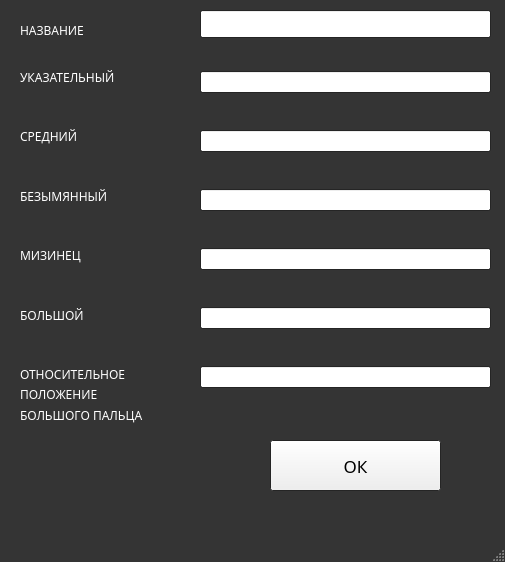
<?xml version="1.0" encoding="UTF-8"?>
<ui version="4.0">
 <class>AddAction</class>
 <widget class="QMainWindow" name="AddAction">
  <property name="geometry">
   <rect>
    <x>0</x>
    <y>0</y>
    <width>505</width>
    <height>562</height>
   </rect>
  </property>
  <property name="palette">
   <palette>
    <active>
     <colorrole role="Base">
      <brush brushstyle="SolidPattern">
       <color alpha="255">
        <red>255</red>
        <green>255</green>
        <blue>255</blue>
       </color>
      </brush>
     </colorrole>
     <colorrole role="Window">
      <brush brushstyle="SolidPattern">
       <color alpha="255">
        <red>52</red>
        <green>52</green>
        <blue>52</blue>
       </color>
      </brush>
     </colorrole>
    </active>
    <inactive>
     <colorrole role="Base">
      <brush brushstyle="SolidPattern">
       <color alpha="255">
        <red>255</red>
        <green>255</green>
        <blue>255</blue>
       </color>
      </brush>
     </colorrole>
     <colorrole role="Window">
      <brush brushstyle="SolidPattern">
       <color alpha="255">
        <red>52</red>
        <green>52</green>
        <blue>52</blue>
       </color>
      </brush>
     </colorrole>
    </inactive>
    <disabled>
     <colorrole role="Base">
      <brush brushstyle="SolidPattern">
       <color alpha="255">
        <red>52</red>
        <green>52</green>
        <blue>52</blue>
       </color>
      </brush>
     </colorrole>
     <colorrole role="Window">
      <brush brushstyle="SolidPattern">
       <color alpha="255">
        <red>52</red>
        <green>52</green>
        <blue>52</blue>
       </color>
      </brush>
     </colorrole>
    </disabled>
   </palette>
  </property>
  <property name="windowTitle">
   <string>Новое движение</string>
  </property>
  <widget class="QWidget" name="centralwidget">
   <widget class="QLabel" name="label_7">
    <property name="geometry">
     <rect>
      <x>20</x>
      <y>379</y>
      <width>131</width>
      <height>31</height>
     </rect>
    </property>
    <property name="palette">
     <palette>
      <active>
       <colorrole role="WindowText">
        <brush brushstyle="SolidPattern">
         <color alpha="255">
          <red>255</red>
          <green>255</green>
          <blue>255</blue>
         </color>
        </brush>
       </colorrole>
      </active>
      <inactive>
       <colorrole role="WindowText">
        <brush brushstyle="SolidPattern">
         <color alpha="255">
          <red>255</red>
          <green>255</green>
          <blue>255</blue>
         </color>
        </brush>
       </colorrole>
      </inactive>
      <disabled>
       <colorrole role="WindowText">
        <brush brushstyle="SolidPattern">
         <color alpha="255">
          <red>190</red>
          <green>190</green>
          <blue>190</blue>
         </color>
        </brush>
       </colorrole>
      </disabled>
     </palette>
    </property>
    <property name="font">
     <font>
      <family>Comfortaa</family>
     </font>
    </property>
    <property name="text">
     <string>ПОЛОЖЕНИЕ</string>
    </property>
   </widget>
   <widget class="QLabel" name="label_8">
    <property name="geometry">
     <rect>
      <x>20</x>
      <y>380</y>
      <width>181</width>
      <height>71</height>
     </rect>
    </property>
    <property name="palette">
     <palette>
      <active>
       <colorrole role="WindowText">
        <brush brushstyle="SolidPattern">
         <color alpha="255">
          <red>255</red>
          <green>255</green>
          <blue>255</blue>
         </color>
        </brush>
       </colorrole>
       <colorrole role="Text">
        <brush brushstyle="SolidPattern">
         <color alpha="255">
          <red>255</red>
          <green>255</green>
          <blue>255</blue>
         </color>
        </brush>
       </colorrole>
       <colorrole role="PlaceholderText">
        <brush brushstyle="SolidPattern">
         <color alpha="128">
          <red>255</red>
          <green>255</green>
          <blue>255</blue>
         </color>
        </brush>
       </colorrole>
      </active>
      <inactive>
       <colorrole role="WindowText">
        <brush brushstyle="SolidPattern">
         <color alpha="255">
          <red>255</red>
          <green>255</green>
          <blue>255</blue>
         </color>
        </brush>
       </colorrole>
       <colorrole role="Text">
        <brush brushstyle="SolidPattern">
         <color alpha="255">
          <red>255</red>
          <green>255</green>
          <blue>255</blue>
         </color>
        </brush>
       </colorrole>
       <colorrole role="PlaceholderText">
        <brush brushstyle="SolidPattern">
         <color alpha="128">
          <red>255</red>
          <green>255</green>
          <blue>255</blue>
         </color>
        </brush>
       </colorrole>
      </inactive>
      <disabled>
       <colorrole role="WindowText">
        <brush brushstyle="SolidPattern">
         <color alpha="255">
          <red>190</red>
          <green>190</green>
          <blue>190</blue>
         </color>
        </brush>
       </colorrole>
       <colorrole role="Text">
        <brush brushstyle="SolidPattern">
         <color alpha="255">
          <red>190</red>
          <green>190</green>
          <blue>190</blue>
         </color>
        </brush>
       </colorrole>
       <colorrole role="PlaceholderText">
        <brush brushstyle="SolidPattern">
         <color alpha="128">
          <red>0</red>
          <green>0</green>
          <blue>0</blue>
         </color>
        </brush>
       </colorrole>
      </disabled>
     </palette>
    </property>
    <property name="font">
     <font>
      <family>Comfortaa</family>
     </font>
    </property>
    <property name="text">
     <string>БОЛЬШОГО ПАЛЬЦА</string>
    </property>
   </widget>
   <widget class="QPushButton" name="pushButton">
    <property name="geometry">
     <rect>
      <x>270</x>
      <y>440</y>
      <width>171</width>
      <height>51</height>
     </rect>
    </property>
    <property name="font">
     <font>
      <family>Comfortaa</family>
      <pointsize>13</pointsize>
     </font>
    </property>
    <property name="text">
     <string>ОК</string>
    </property>
   </widget>
   <widget class="QLabel" name="label_9">
    <property name="geometry">
     <rect>
      <x>20</x>
      <y>20</y>
      <width>121</width>
      <height>20</height>
     </rect>
    </property>
    <property name="palette">
     <palette>
      <active>
       <colorrole role="WindowText">
        <brush brushstyle="SolidPattern">
         <color alpha="255">
          <red>255</red>
          <green>255</green>
          <blue>255</blue>
         </color>
        </brush>
       </colorrole>
      </active>
      <inactive>
       <colorrole role="WindowText">
        <brush brushstyle="SolidPattern">
         <color alpha="255">
          <red>255</red>
          <green>255</green>
          <blue>255</blue>
         </color>
        </brush>
       </colorrole>
      </inactive>
      <disabled>
       <colorrole role="WindowText">
        <brush brushstyle="SolidPattern">
         <color alpha="255">
          <red>190</red>
          <green>190</green>
          <blue>190</blue>
         </color>
        </brush>
       </colorrole>
      </disabled>
     </palette>
    </property>
    <property name="font">
     <font>
      <family>Comfortaa</family>
     </font>
    </property>
    <property name="text">
     <string>НАЗВАНИЕ</string>
    </property>
   </widget>
   <widget class="QLineEdit" name="nameLine">
    <property name="geometry">
     <rect>
      <x>200</x>
      <y>10</y>
      <width>291</width>
      <height>28</height>
     </rect>
    </property>
   </widget>
   <widget class="QWidget" name="">
    <property name="geometry">
     <rect>
      <x>20</x>
      <y>50</y>
      <width>175</width>
      <height>351</height>
     </rect>
    </property>
    <layout class="QVBoxLayout" name="verticalLayout_2">
     <item>
      <widget class="QLabel" name="label">
       <property name="palette">
        <palette>
         <active>
          <colorrole role="WindowText">
           <brush brushstyle="SolidPattern">
            <color alpha="255">
             <red>255</red>
             <green>255</green>
             <blue>255</blue>
            </color>
           </brush>
          </colorrole>
          <colorrole role="Text">
           <brush brushstyle="SolidPattern">
            <color alpha="255">
             <red>255</red>
             <green>255</green>
             <blue>255</blue>
            </color>
           </brush>
          </colorrole>
          <colorrole role="PlaceholderText">
           <brush brushstyle="SolidPattern">
            <color alpha="128">
             <red>255</red>
             <green>255</green>
             <blue>255</blue>
            </color>
           </brush>
          </colorrole>
         </active>
         <inactive>
          <colorrole role="WindowText">
           <brush brushstyle="SolidPattern">
            <color alpha="255">
             <red>255</red>
             <green>255</green>
             <blue>255</blue>
            </color>
           </brush>
          </colorrole>
          <colorrole role="Text">
           <brush brushstyle="SolidPattern">
            <color alpha="255">
             <red>255</red>
             <green>255</green>
             <blue>255</blue>
            </color>
           </brush>
          </colorrole>
          <colorrole role="PlaceholderText">
           <brush brushstyle="SolidPattern">
            <color alpha="128">
             <red>255</red>
             <green>255</green>
             <blue>255</blue>
            </color>
           </brush>
          </colorrole>
         </inactive>
         <disabled>
          <colorrole role="WindowText">
           <brush brushstyle="SolidPattern">
            <color alpha="255">
             <red>190</red>
             <green>190</green>
             <blue>190</blue>
            </color>
           </brush>
          </colorrole>
          <colorrole role="Text">
           <brush brushstyle="SolidPattern">
            <color alpha="255">
             <red>190</red>
             <green>190</green>
             <blue>190</blue>
            </color>
           </brush>
          </colorrole>
          <colorrole role="PlaceholderText">
           <brush brushstyle="SolidPattern">
            <color alpha="128">
             <red>0</red>
             <green>0</green>
             <blue>0</blue>
            </color>
           </brush>
          </colorrole>
         </disabled>
        </palette>
       </property>
       <property name="font">
        <font>
         <family>Comfortaa</family>
        </font>
       </property>
       <property name="text">
        <string>УКАЗАТЕЛЬНЫЙ</string>
       </property>
      </widget>
     </item>
     <item>
      <widget class="QLabel" name="label_2">
       <property name="palette">
        <palette>
         <active>
          <colorrole role="WindowText">
           <brush brushstyle="SolidPattern">
            <color alpha="255">
             <red>255</red>
             <green>255</green>
             <blue>255</blue>
            </color>
           </brush>
          </colorrole>
          <colorrole role="Text">
           <brush brushstyle="SolidPattern">
            <color alpha="255">
             <red>255</red>
             <green>255</green>
             <blue>255</blue>
            </color>
           </brush>
          </colorrole>
          <colorrole role="PlaceholderText">
           <brush brushstyle="SolidPattern">
            <color alpha="128">
             <red>255</red>
             <green>255</green>
             <blue>255</blue>
            </color>
           </brush>
          </colorrole>
         </active>
         <inactive>
          <colorrole role="WindowText">
           <brush brushstyle="SolidPattern">
            <color alpha="255">
             <red>255</red>
             <green>255</green>
             <blue>255</blue>
            </color>
           </brush>
          </colorrole>
          <colorrole role="Text">
           <brush brushstyle="SolidPattern">
            <color alpha="255">
             <red>255</red>
             <green>255</green>
             <blue>255</blue>
            </color>
           </brush>
          </colorrole>
          <colorrole role="PlaceholderText">
           <brush brushstyle="SolidPattern">
            <color alpha="128">
             <red>255</red>
             <green>255</green>
             <blue>255</blue>
            </color>
           </brush>
          </colorrole>
         </inactive>
         <disabled>
          <colorrole role="WindowText">
           <brush brushstyle="SolidPattern">
            <color alpha="255">
             <red>190</red>
             <green>190</green>
             <blue>190</blue>
            </color>
           </brush>
          </colorrole>
          <colorrole role="Text">
           <brush brushstyle="SolidPattern">
            <color alpha="255">
             <red>190</red>
             <green>190</green>
             <blue>190</blue>
            </color>
           </brush>
          </colorrole>
          <colorrole role="PlaceholderText">
           <brush brushstyle="SolidPattern">
            <color alpha="128">
             <red>0</red>
             <green>0</green>
             <blue>0</blue>
            </color>
           </brush>
          </colorrole>
         </disabled>
        </palette>
       </property>
       <property name="font">
        <font>
         <family>Comfortaa</family>
        </font>
       </property>
       <property name="text">
        <string>СРЕДНИЙ</string>
       </property>
      </widget>
     </item>
     <item>
      <widget class="QLabel" name="label_3">
       <property name="palette">
        <palette>
         <active>
          <colorrole role="WindowText">
           <brush brushstyle="SolidPattern">
            <color alpha="255">
             <red>255</red>
             <green>255</green>
             <blue>255</blue>
            </color>
           </brush>
          </colorrole>
          <colorrole role="Text">
           <brush brushstyle="SolidPattern">
            <color alpha="255">
             <red>255</red>
             <green>255</green>
             <blue>255</blue>
            </color>
           </brush>
          </colorrole>
          <colorrole role="PlaceholderText">
           <brush brushstyle="SolidPattern">
            <color alpha="128">
             <red>255</red>
             <green>255</green>
             <blue>255</blue>
            </color>
           </brush>
          </colorrole>
         </active>
         <inactive>
          <colorrole role="WindowText">
           <brush brushstyle="SolidPattern">
            <color alpha="255">
             <red>255</red>
             <green>255</green>
             <blue>255</blue>
            </color>
           </brush>
          </colorrole>
          <colorrole role="Text">
           <brush brushstyle="SolidPattern">
            <color alpha="255">
             <red>255</red>
             <green>255</green>
             <blue>255</blue>
            </color>
           </brush>
          </colorrole>
          <colorrole role="PlaceholderText">
           <brush brushstyle="SolidPattern">
            <color alpha="128">
             <red>255</red>
             <green>255</green>
             <blue>255</blue>
            </color>
           </brush>
          </colorrole>
         </inactive>
         <disabled>
          <colorrole role="WindowText">
           <brush brushstyle="SolidPattern">
            <color alpha="255">
             <red>190</red>
             <green>190</green>
             <blue>190</blue>
            </color>
           </brush>
          </colorrole>
          <colorrole role="Text">
           <brush brushstyle="SolidPattern">
            <color alpha="255">
             <red>190</red>
             <green>190</green>
             <blue>190</blue>
            </color>
           </brush>
          </colorrole>
          <colorrole role="PlaceholderText">
           <brush brushstyle="SolidPattern">
            <color alpha="128">
             <red>0</red>
             <green>0</green>
             <blue>0</blue>
            </color>
           </brush>
          </colorrole>
         </disabled>
        </palette>
       </property>
       <property name="font">
        <font>
         <family>Comfortaa</family>
        </font>
       </property>
       <property name="text">
        <string>БЕЗЫМЯННЫЙ</string>
       </property>
      </widget>
     </item>
     <item>
      <widget class="QLabel" name="label_4">
       <property name="palette">
        <palette>
         <active>
          <colorrole role="WindowText">
           <brush brushstyle="SolidPattern">
            <color alpha="255">
             <red>255</red>
             <green>255</green>
             <blue>255</blue>
            </color>
           </brush>
          </colorrole>
          <colorrole role="Text">
           <brush brushstyle="SolidPattern">
            <color alpha="255">
             <red>255</red>
             <green>255</green>
             <blue>255</blue>
            </color>
           </brush>
          </colorrole>
          <colorrole role="PlaceholderText">
           <brush brushstyle="SolidPattern">
            <color alpha="128">
             <red>255</red>
             <green>255</green>
             <blue>255</blue>
            </color>
           </brush>
          </colorrole>
         </active>
         <inactive>
          <colorrole role="WindowText">
           <brush brushstyle="SolidPattern">
            <color alpha="255">
             <red>255</red>
             <green>255</green>
             <blue>255</blue>
            </color>
           </brush>
          </colorrole>
          <colorrole role="Text">
           <brush brushstyle="SolidPattern">
            <color alpha="255">
             <red>255</red>
             <green>255</green>
             <blue>255</blue>
            </color>
           </brush>
          </colorrole>
          <colorrole role="PlaceholderText">
           <brush brushstyle="SolidPattern">
            <color alpha="128">
             <red>255</red>
             <green>255</green>
             <blue>255</blue>
            </color>
           </brush>
          </colorrole>
         </inactive>
         <disabled>
          <colorrole role="WindowText">
           <brush brushstyle="SolidPattern">
            <color alpha="255">
             <red>190</red>
             <green>190</green>
             <blue>190</blue>
            </color>
           </brush>
          </colorrole>
          <colorrole role="Text">
           <brush brushstyle="SolidPattern">
            <color alpha="255">
             <red>190</red>
             <green>190</green>
             <blue>190</blue>
            </color>
           </brush>
          </colorrole>
          <colorrole role="PlaceholderText">
           <brush brushstyle="SolidPattern">
            <color alpha="128">
             <red>0</red>
             <green>0</green>
             <blue>0</blue>
            </color>
           </brush>
          </colorrole>
         </disabled>
        </palette>
       </property>
       <property name="font">
        <font>
         <family>Comfortaa</family>
        </font>
       </property>
       <property name="text">
        <string>МИЗИНЕЦ</string>
       </property>
      </widget>
     </item>
     <item>
      <widget class="QLabel" name="label_5">
       <property name="palette">
        <palette>
         <active>
          <colorrole role="WindowText">
           <brush brushstyle="SolidPattern">
            <color alpha="255">
             <red>255</red>
             <green>255</green>
             <blue>255</blue>
            </color>
           </brush>
          </colorrole>
          <colorrole role="Text">
           <brush brushstyle="SolidPattern">
            <color alpha="255">
             <red>255</red>
             <green>255</green>
             <blue>255</blue>
            </color>
           </brush>
          </colorrole>
          <colorrole role="PlaceholderText">
           <brush brushstyle="SolidPattern">
            <color alpha="128">
             <red>255</red>
             <green>255</green>
             <blue>255</blue>
            </color>
           </brush>
          </colorrole>
         </active>
         <inactive>
          <colorrole role="WindowText">
           <brush brushstyle="SolidPattern">
            <color alpha="255">
             <red>255</red>
             <green>255</green>
             <blue>255</blue>
            </color>
           </brush>
          </colorrole>
          <colorrole role="Text">
           <brush brushstyle="SolidPattern">
            <color alpha="255">
             <red>255</red>
             <green>255</green>
             <blue>255</blue>
            </color>
           </brush>
          </colorrole>
          <colorrole role="PlaceholderText">
           <brush brushstyle="SolidPattern">
            <color alpha="128">
             <red>255</red>
             <green>255</green>
             <blue>255</blue>
            </color>
           </brush>
          </colorrole>
         </inactive>
         <disabled>
          <colorrole role="WindowText">
           <brush brushstyle="SolidPattern">
            <color alpha="255">
             <red>190</red>
             <green>190</green>
             <blue>190</blue>
            </color>
           </brush>
          </colorrole>
          <colorrole role="Text">
           <brush brushstyle="SolidPattern">
            <color alpha="255">
             <red>190</red>
             <green>190</green>
             <blue>190</blue>
            </color>
           </brush>
          </colorrole>
          <colorrole role="PlaceholderText">
           <brush brushstyle="SolidPattern">
            <color alpha="128">
             <red>0</red>
             <green>0</green>
             <blue>0</blue>
            </color>
           </brush>
          </colorrole>
         </disabled>
        </palette>
       </property>
       <property name="font">
        <font>
         <family>Comfortaa</family>
        </font>
       </property>
       <property name="text">
        <string>БОЛЬШОЙ</string>
       </property>
      </widget>
     </item>
     <item>
      <widget class="QLabel" name="label_6">
       <property name="palette">
        <palette>
         <active>
          <colorrole role="WindowText">
           <brush brushstyle="SolidPattern">
            <color alpha="255">
             <red>255</red>
             <green>255</green>
             <blue>255</blue>
            </color>
           </brush>
          </colorrole>
          <colorrole role="Text">
           <brush brushstyle="SolidPattern">
            <color alpha="255">
             <red>255</red>
             <green>255</green>
             <blue>255</blue>
            </color>
           </brush>
          </colorrole>
          <colorrole role="PlaceholderText">
           <brush brushstyle="SolidPattern">
            <color alpha="128">
             <red>255</red>
             <green>255</green>
             <blue>255</blue>
            </color>
           </brush>
          </colorrole>
         </active>
         <inactive>
          <colorrole role="WindowText">
           <brush brushstyle="SolidPattern">
            <color alpha="255">
             <red>255</red>
             <green>255</green>
             <blue>255</blue>
            </color>
           </brush>
          </colorrole>
          <colorrole role="Text">
           <brush brushstyle="SolidPattern">
            <color alpha="255">
             <red>255</red>
             <green>255</green>
             <blue>255</blue>
            </color>
           </brush>
          </colorrole>
          <colorrole role="PlaceholderText">
           <brush brushstyle="SolidPattern">
            <color alpha="128">
             <red>255</red>
             <green>255</green>
             <blue>255</blue>
            </color>
           </brush>
          </colorrole>
         </inactive>
         <disabled>
          <colorrole role="WindowText">
           <brush brushstyle="SolidPattern">
            <color alpha="255">
             <red>190</red>
             <green>190</green>
             <blue>190</blue>
            </color>
           </brush>
          </colorrole>
          <colorrole role="Text">
           <brush brushstyle="SolidPattern">
            <color alpha="255">
             <red>190</red>
             <green>190</green>
             <blue>190</blue>
            </color>
           </brush>
          </colorrole>
          <colorrole role="PlaceholderText">
           <brush brushstyle="SolidPattern">
            <color alpha="128">
             <red>0</red>
             <green>0</green>
             <blue>0</blue>
            </color>
           </brush>
          </colorrole>
         </disabled>
        </palette>
       </property>
       <property name="font">
        <font>
         <family>Comfortaa</family>
        </font>
       </property>
       <property name="text">
        <string>ОТНОСИТЕЛЬНОЕ</string>
       </property>
      </widget>
     </item>
    </layout>
   </widget>
   <widget class="QWidget" name="">
    <property name="geometry">
     <rect>
      <x>200</x>
      <y>40</y>
      <width>291</width>
      <height>381</height>
     </rect>
    </property>
    <layout class="QVBoxLayout" name="verticalLayout">
     <item>
      <widget class="QLineEdit" name="motorLine1"/>
     </item>
     <item>
      <widget class="QLineEdit" name="motorLine2"/>
     </item>
     <item>
      <widget class="QLineEdit" name="motorLine3"/>
     </item>
     <item>
      <widget class="QLineEdit" name="motorLine4"/>
     </item>
     <item>
      <widget class="QLineEdit" name="motorLine5"/>
     </item>
     <item>
      <widget class="QLineEdit" name="motorLine6"/>
     </item>
    </layout>
   </widget>
  </widget>
  <widget class="QMenuBar" name="menubar">
   <property name="geometry">
    <rect>
     <x>0</x>
     <y>0</y>
     <width>505</width>
     <height>25</height>
    </rect>
   </property>
  </widget>
  <widget class="QStatusBar" name="statusbar"/>
 </widget>
 <resources/>
 <connections/>
</ui>
